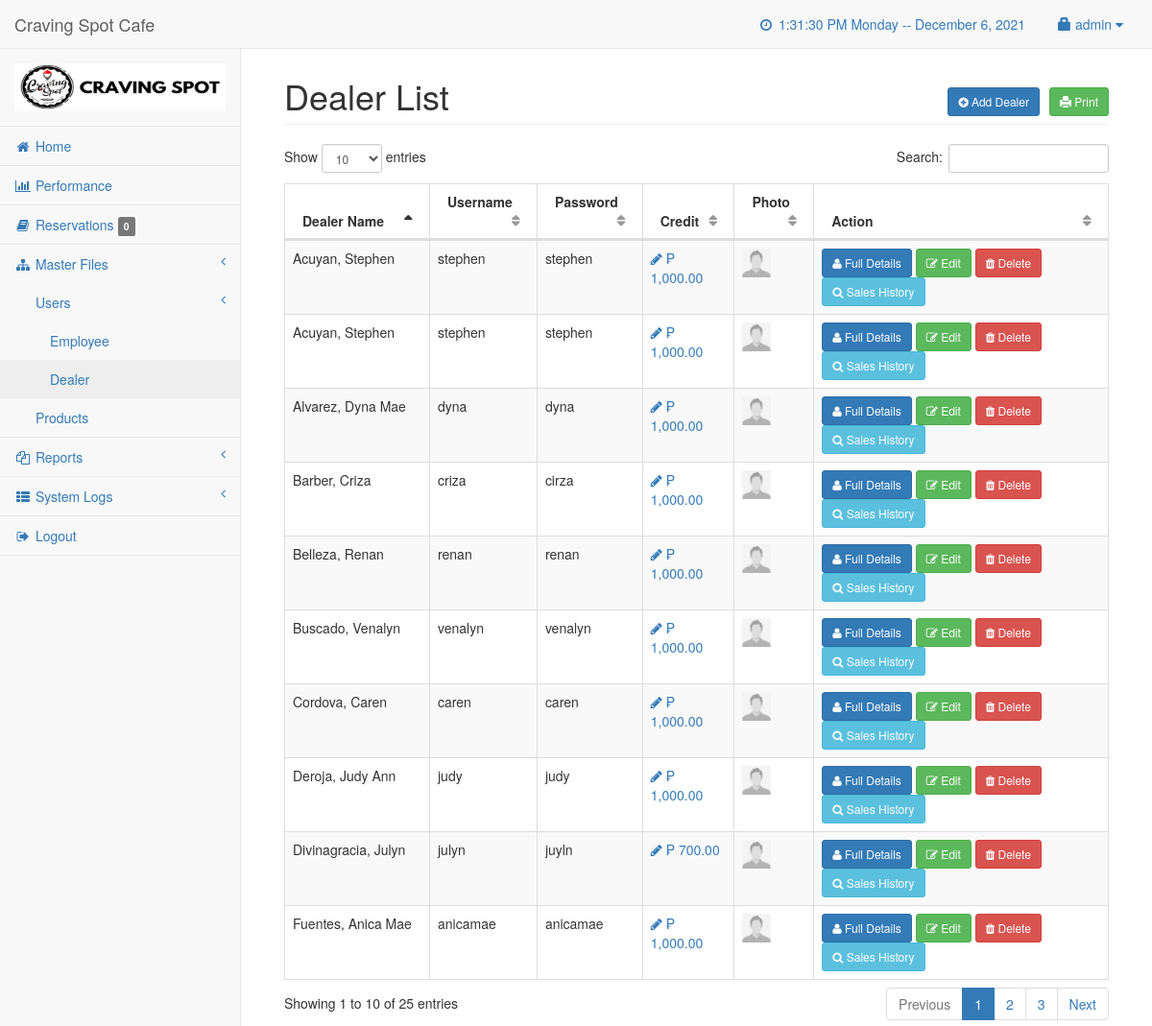
The page /admin/dealer.php (signed in) on the database its author committed.
### tables this page shows
CREATE TABLE `user` (
  `userid` int(11) NOT NULL,
  `username` varchar(50) NOT NULL,
  `password` varchar(50) NOT NULL,
  `access_level` int(11) NOT NULL
);

CREATE TABLE `dealer` (
  `userid` int(11) NOT NULL,
  `firstname` varchar(50) NOT NULL,
  `middle_i` varchar(1) NOT NULL,
  `lastname` varchar(50) NOT NULL,
  `address` varchar(150) NOT NULL,
  `contact_info` varchar(50) NOT NULL,
  `birthdate` date NOT NULL,
  `gender` varchar(10) NOT NULL,
  `photo` varchar(150) NOT NULL,
  `join_date` date NOT NULL,
  `credit` double NOT NULL,
  `recruiter` varchar(100) NOT NULL
);

CREATE TABLE `password` (
  `passwordid` int(11) NOT NULL,
  `original` varchar(30) NOT NULL,
  `mdfive` varchar(200) NOT NULL
);

### admin/session.php (called while the page is built, shortened)
<?php
	include('conn.php');
	$sq=mysqli_query($con,"select * from `user` where userid='".$_SESSION['id']."'");
	$srow=mysqli_fetch_array($sq);
	$user=$srow['username'];
?>

### admin/dealer.php (shortened to what this page needs)
<?php include('session.php'); ?>
<?php include('header.php'); ?>
<body>
    <div id="wrapper">
		<?php include('navbar.php'); ?>
		<br><br>
		<div id="page-wrapper">
            <div class="container-fluid">
                <div class="row">
                    <div class="col-lg-12">
                        <h1 class="page-header">Dealer List
						<span class="pull-right">
							<button class="btn btn-primary btn-sm" data-toggle="modal" data-target="#adddealer"><i class="fa fa-plus-circle"></i> Add Dealer</button>
							<a href="view_dealer.php" class="btn btn-success btn-sm"><span class="glyphicon glyphicon-print"></span> Print</a>
						</span>
						</h1>
                    </div>
                </div>
				<div class="row">
                <div class="col-lg-12">
                   <table width="100%" class="table table-striped table-bordered table-hover" id="dataTables-example">
                        <thead>
                            <tr>
                                <th>Dealer Name</th>
								<th>Username</th>
								<th>Password</th>
								<th>Credit</th>
                                <th>Photo</th>
								<th>Action</th>
                            </tr>
                        </thead>
                        <tbody>
							<?php
								$dq=mysqli_query($con,"select * from dealer left join `user` on user.userid=dealer.userid order by lastname asc");
								while($dqrow=mysqli_fetch_array($dq)){
									$did=$dqrow['userid'];
								?>
								<tr>
									<td><?php echo ucwords($dqrow['lastname']); ?>, <?php echo ucwords($dqrow['firstname']); ?> <?php echo ucwords($dqrow['middle_i']); ?></td>
									<td><?php echo $dqrow['username']; ?></td>
									<td>
										<?php
											$pass=mysqli_query($con,"select * from `password` where mdfive='".$dqrow['password']."'");
											$passrow=mysqli_fetch_array($pass);
											echo $passrow['original'];
										?>
									</td>
									<td>
										<a href="#credit_<?php echo $did; ?>" data-toggle="modal"><i class="fa fa-pencil"></i> &#8369; <?php echo number_format($dqrow['credit'],2); ?></a>
									</td>
									<td><img src="../<?php if($dqrow['photo']==""){echo "/img/profile.jpg";}else{echo $dqrow['photo'];} ?>" height="30px;" width="30px;"></td>
									<td><a href="#details_<?php echo $did; ?>" data-toggle="modal" class="btn btn-primary btn-sm"><i class="fa fa-user"></i> Full Details</a>
										<a href="#update<?php echo $did; ?>" data-toggle="modal" class="btn btn-success btn-sm"><i class="fa fa-edit"></i> Edit</a>
										<button class="btn btn-danger btn-sm" data-toggle="modal" data-target="#delemp_<?php echo $did; ?>"><i class="fa fa-trash"></i> Delete</button>
										<a href="sales_history.php?id=<?php echo $did; ?>" class="btn btn-info btn-sm"><i class="fa fa-search"></i> Sales History</a>
									</td>
								</tr>
								<?php
								}
							?>
                        </tbody>
                    </table>
                </div>
            </div>
            </div>
        </div>
	</div>
</body>
</html>
</html>
</html>

### admin/navbar.php (shortened to what this page needs)
    <nav class="navbar navbar-default navbar-fixed-top" role="navigation" style="margin-bottom: 0">
        <div class="navbar-header">
            <a class="navbar-brand" href="#">Craving Spot Cafe</a>
        </div>
        <ul class="nav navbar-top-links navbar-right">
<li class="dropdown">
               <a><i class="fa fa-clock-o fa-fw"></i> <?php include('time.php'); ?></a>
            </li>
            <li class="dropdown">
                <a class="dropdown-toggle" data-toggle="dropdown" href="#">
		<span class="glyphicon glyphicon-lock"></span> <?php echo $user; ?>  <i class="fa fa-caret-down"></i>
                </a>
            </li>
        </ul>
        <div class="navbar-default sidebar" role="navigation">
            <div class="sidebar-nav navbar-collapse">
                <ul class="nav" id="side-menu">
                    <li class="sidebar-search">
                        <div class="input-group custom-search-form">
                            <img src="../img/1logo.png" height="50px" width="220px">
                        </div>
                    </li>
                    <li>
                        <a href="home.php"><i class="fa fa-home fa-fw"></i> Home</a>
                    </li>
                    <li>
                        <a href="performance.php"><i class="fa fa-bar-chart-o fa-fw"></i> Performance</a>
                    </li>
		<?php
			$rq=mysqli_query($con,"select * from reservation where res_status='1'");
			$rnum=mysqli_num_rows($rq);
		?>
		<li>
                        <a href="reserve.php"><i class="fa fa-book fa-fw"></i> Reservations <span class="label label-default"><?php echo $rnum; ?></span></a>
                    </li>
                    <li>
                        <a href="#"><i class="fa fa-sitemap fa-fw"></i> Master Files<span class="fa arrow"></span></a>
                        <ul class="nav nav-second-level">
                            <li>
                                <a href="#">Users <span class="fa arrow"></span></a>
					<ul class="nav nav-third-level">
                                    <li>
                                        <a href="employee.php">Employee</a>
                                    </li>
                                    <li>
                                        <a href="dealer.php">Dealer</a>
                                    </li>
                                </ul>
                            </li>
                            <li>
                                <a href="product.php">Products</a>
                            </li>
                        </ul>
                    </li>
                    <li>
                        <a href="#"><i class="fa fa-files-o fa-fw"></i> Reports<span class="fa arrow"></span></a>
                    </li>
		<li>
                        <a href="#"><i class="fa fa-th-list fa-fw"></i> System Logs<span class="fa arrow"></span></a>
                    </li>
		<li><a href="#logout" data-toggle="modal"><i class="fa fa-sign-out fa-fw"></i> Logout</a></li>
                </ul>
            </div>
        </div>
    </nav>

### rows shown on the page
user: username "admin"
dealer: lastname "Acuyan", firstname "Stephen", user.username "stephen", password.original "stephen", credit "1,000.00"
dealer: lastname "Acuyan", firstname "Stephen", user.username "stephen", password.original "stephen", credit "1,000.00"
dealer: lastname "Alvarez", firstname "Dyna Mae", user.username "dyna", password.original "dyna", credit "1,000.00"
dealer: lastname "Barber", firstname "Criza", user.username "criza", password.original "cirza", credit "1,000.00"
dealer: lastname "Belleza", firstname "Renan", user.username "renan", password.original "renan", credit "1,000.00"
dealer: lastname "Buscado", firstname "Venalyn", user.username "venalyn", password.original "venalyn", credit "1,000.00"
dealer: lastname "Cordova", firstname "Caren", user.username "caren", password.original "caren", credit "1,000.00"
dealer: lastname "Deroja", firstname "Judy Ann", user.username "judy", password.original "judy", credit "1,000.00"
dealer: lastname "Divinagracia", firstname "Julyn", user.username "julyn", password.original "juyln", credit "700.00"
dealer: lastname "Fuentes", firstname "Anica Mae", user.username "anicamae", password.original "anicamae", credit "1,000.00"

### other values the page prints
$rnum "0"
